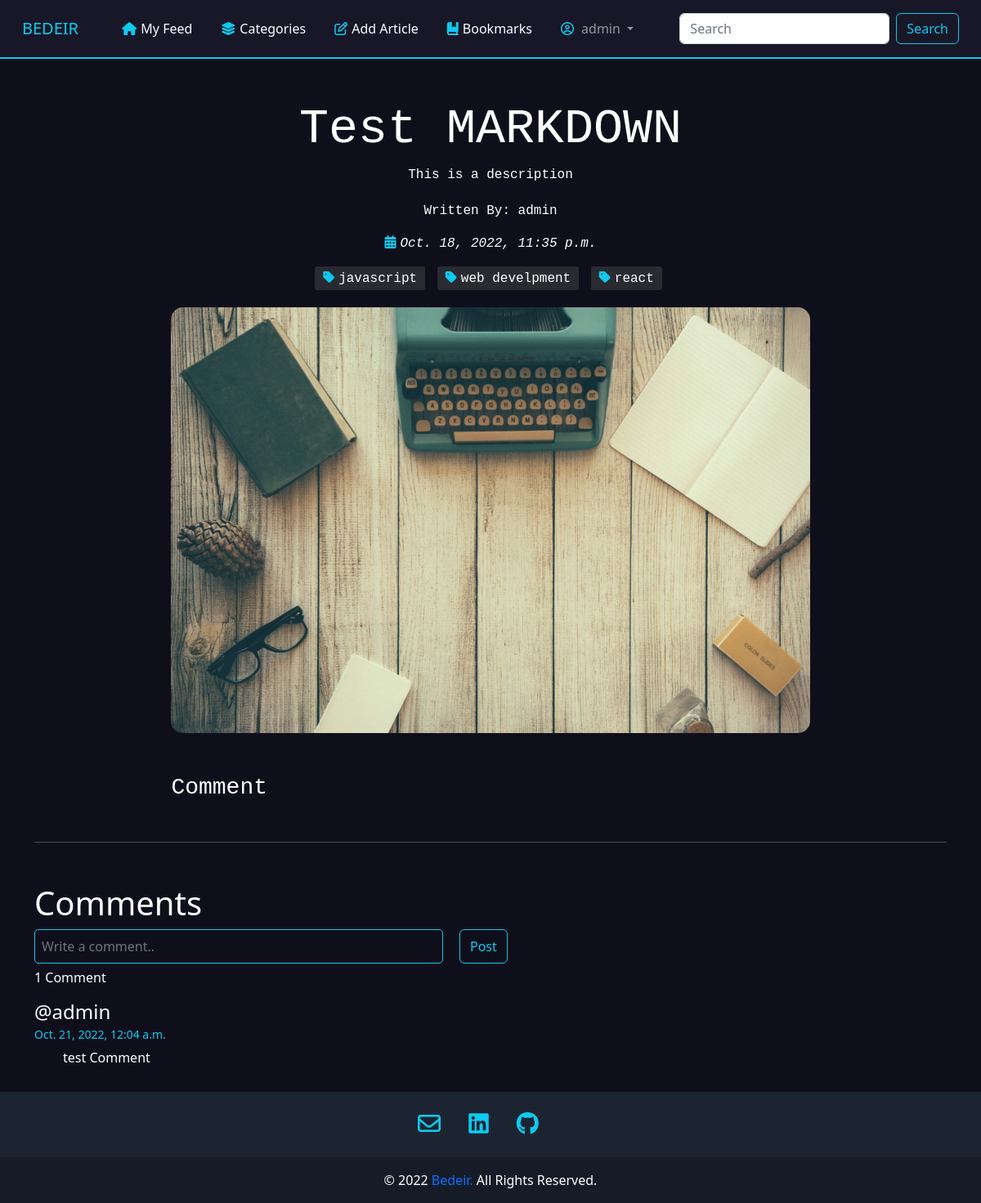
The page /articles/35 (signed in) on the database its author committed.
### blog/models.py (models this page shows, shortened)
class Article(models.Model):
  categoryList = [
        ("javascript" , "JavaScript"),
        ("web develpment" , "Web Develpment"),
        ("react" , "React"),
        ("python" , "Python"),
        ("other", "Other"),
    ]
  owner = models.ForeignKey(User, on_delete=models.CASCADE, related_name='articles')
  title = models.CharField(max_length = 200)
  desc = models.CharField(max_length = 200)
  artImage = models.ImageField(upload_to = 'art_photos', default = './images/default.jpg', null = True, blank = True)
  content = models.TextField()
  category = MultiSelectField(choices=categoryList,  max_choices=3)
  created = models.DateTimeField(default=now, editable=False)
  bookmarks = models.ManyToManyField(User, related_name='bookmarks')
  upvote = models.ManyToManyField(User, related_name='up')
  downvote = models.ManyToManyField(User, related_name='down')
  class Meta:
    ordering = ['-created']

class Comment(models.Model):
  owner = models.ForeignKey(User, on_delete=models.CASCADE, related_name='owner')
  article = models.ForeignKey(Article, on_delete=models.CASCADE, related_name = 'article')
  created = models.DateTimeField(default=now, editable=False)
  content = models.TextField(max_length = 200)
  class Meta:
    ordering = ['-created']

### blog/views.py (the view)
# urls.py: path('articles/<str:id>', views.singleArt, name='singleArt'),
def singleArt(request, id):
  art = Article.objects.get(pk= id)
  comments = Comment.objects.filter(article = art).all()
  return render(request, 'singleArt.html', {
    'post': art,
    'content': markdown2.markdown(art.content),
    'comments': comments,
  })

### blog/templates/singleArt.html (shortened to what this page needs)
{% extends './layout.html' %}
{% load static %}
{% block links %}
<link rel="stylesheet" href="{% static 'css/singleArt.css' %}" />
<link rel="stylesheet" href="{% static 'css/add.css' %}">
{% endblock links %}
{% block body %}
<div class="container art-info">
  <div class="art-header">
    <div class="title">
      <h1>{{ post.title }}</h1>
    </div>
    <div class="desc">
      {{ post.desc }}
    </div>
    <div class="about">
      <p>Written By: {{ post.owner }}</p>
      <p style="font-style:italic ;"><i class="fas fa-calendar-alt mr-2"></i>{{ post.created }}</p>
      <ul class="category">
        {% for cat in post.category %}
        <li class="item"><i class="fas fa-tag mr-2"></i>{{cat}}</li>
        {% endfor %}
      </ul>
    </div>
    <div class="image">
      {% if post.artImage %}
      <img src="{{ post.artImage.url }}" alt="article photo">
      {% else %}
      <img src="../../media/images/default.jpg" alt="article photo">
      {% endif %}
    </div>
  </div>
  <div class="art-info-content">{{content|safe}}</div>
  <hr>
</div>
<div class="comments container">
  <h1>Comments</h1>
  {% if user.is_authenticated %}
    <div class="add-comment">
      <form action="" class="input-comment">
        <div class="title-art input-comment2">
          <input type="text" placeholder="Write a comment.." class="form-control" id = "comment-content" required name="comment">
        </div>
        <input type="submit" value="Post" class="btn btn-outline-info" id="add-comment" data-comment="{{ post.id }}">
      </form>
    </div>
  {% else %}
  <div class="alert alert-info" role="alert">
    <a href="{% url 'login' %}">Login</a> to write a comment..
  </div>
  {% endif %}
  <p style = "margin-top: 5px;"><span id="comment-count">{{ comments.count }}</span> Comment</p>
  <div class="all-comments">
    {% for comment in comments %}
      <div class="one-comment">
        <div class="header-comment">
          <h4>@{{ comment.owner }}</h4>
          <small style="color: var(--bs-cyan);">{{ comment.created }}</small>
        </div>
        <div class="content">
          <p>{{ comment.content }}</p>
        </div>
      </div>
    {% empty%}
    <div id="no-comment">
      <h3> No comments right now... </h3>
    </div>
    {% endfor %}
  </div>
</div>
{% endblock body %}

### blog/templates/layout.html (shortened to what this page needs)
{% load static %}
<!DOCTYPE html>
<html lang="en">
  <head>
    <link
      href="https://cdn.jsdelivr.net/npm/bootstrap@5.2.2/dist/css/bootstrap.min.css"
      rel="stylesheet"
    />
    <link rel="stylesheet" href="{% static 'css/layout.css' %}" />
    {% block links %} {% endblock links %}
  </head>
  <body>
    <nav class="navbar navbar-expand-lg navbar-dark" style="padding: 15px">
      <div class="container-fluid">
        <a
          class="navbar-brand"
          href="{% url 'blog:index' %}"
          style="color: var(--bs-cyan)"
          >BEDEIR</a
        >
        <div class="collapse navbar-collapse" id="navbarSupportedContent">
          <ul class="navbar-nav me-auto ulNav">
            <li class="nav-item">
              <a
                class="nav-link active"
                aria-current="page"
                href="{% url 'blog:index' %}"
                ><i class="fa-solid fa-house"></i>My Feed</a
              >
            </li>
            <li class="nav-item">
              <a class="nav-link active" href="{% url 'blog:categories' %}"
                ><i class="fa-solid fa-layer-group"></i>Categories</a
              >
            </li>
            {% if user.is_authenticated %}
            <li class="nav-item">
              <a
                class="nav-link active"
                aria-current="page"
                href="{% url 'blog:add' %}"
                ><i class="fa-regular fa-pen-to-square"></i>Add Article</a
              >
            </li>
            <li class="nav-item">
              <a
                class="nav-link active"
                aria-current="page"
                href="{% url 'blog:bookmarks' %}"
                ><i class="fa-solid fa-book-bookmark"></i>Bookmarks</a
              >
            </li>
            <li class="nav-item dropdown active">
              <a
                class="nav-link dropdown-toggle"
                href="#"
                role="button"
                data-bs-toggle="dropdown"
                aria-expanded="false"
              >
                <i class="fa-regular fa-circle-user"></i> {{user}}
              </a>
            </li>
            {% endif %}
          </ul>
          <form class="d-flex" role="search" method="get" action="{% url 'blog:index' %}">
            <input
              class="form-control me-2 input-search"
              type="search"
              placeholder="Search"
              aria-label="Search"
              name="q"
            />
            <button class="btn btn-outline-info search" type="submit">
              Search
            </button>
          </form>
        </div>
      </div>
    </nav>
    <div class="blog-content1">
      {% block body %}
      {% endblock body %}
    </div>
    <div class="footer">
      <footer
        class="text-center text-lg-start text-white"
        style="background-color: #1c2331"
      >
        <section class="footer-social">
          <a href="mailto:bederahmed0@gmail.com">
            <i class="fa-regular fa-envelope"></i>
          </a>
          <a href="https://www.linkedin.com/in/ahmed-bedeir-45b0171bb/">
            <i class="fab fa-linkedin"></i>
          </a>
          <a href="https://github.com/AhmedBedeir">
            <i class="fab fa-github"></i>
          </a>
        </section>
        <div
          class="text-center p-3"
          style="background-color: rgba(0, 0, 0, 0.2)"
        >
          © <span class="thisYear"></span>
          <a
            class=""
            target="_blank"
            href="https://www.linkedin.com/in/ahmed-bedeir-45b0171bb/"
            >Bedeir.</a
          >
          All Rights Reserved.
        </div>
      </footer>
    </div>
  </body>
</html>

### blog/static/css/layout.css (style rules this page uses)
:root { --base-color: #0f0f1b; --second-color: #171727; --mid-color: #161e2e; --back-color: #bbe1fa; --primary-color: 111, 76, 255; --text-color: 256, 256, 256; }
* { padding: 0; margin: 0; box-sizing: border-box; }
.ulNav { margin-left: auto; }
li { margin-right: 19px; }
body { background-color: var(--base-color); display: flex; flex-direction: column; min-height: 100vh; }
.blog-content1 { flex: 1; }
nav { background-color: var(--second-color); border-bottom: 2px solid var(--bs-cyan); border-bottom-color: linear-gradient(to top, rgb(1 134 218), rgb(182 49 167)); }
i { color: var(--bs-cyan); margin-right: 5px; }
.footer-social { text-align: center; padding: 25px; }
.footer-social a { margin-right: 25px; }
.footer-social a i { font-size: 28px; }
footer a { text-decoration: none; }

### blog/static/css/singleArt.css (style rules this page uses)
.art-info { margin: 50px auto; color: var(--bs-white); font-family: monospace; }
.art-info .art-header img { width: 70%; border-radius: 15px; }
.art-header { text-align: center; }
.art-header .title h1 { max-width: 100%; width: 100%; font-size: 60px; }
.art-header ul { list-style: none; padding: 0; }
.art-header li { display: inline-block; background: rgba(83, 83, 83, 0.4); border-radius: 3px; padding: 2.5px 10px; margin: 0 5px 5px 0; cursor: default; user-select: none; transition: background-color 0.3s; }
.art-info-content { width: 70%; margin: 50px auto; }
.art-header .about { margin-top: 20px; }
.comments { color: var(--bs-white) !important; margin-bottom: 30px; }
.comments .header-comment { text-align: start !important; }
.comments .header-comment h4 { margin: 0; }
.one-comment { margin-top: 15px; }
.input-comment { display: flex; flex-wrap: wrap; }
.input-comment .btn { margin-left: 20px; }
.one-comment p { padding: 5px 0 0 15px; margin-left: 20px; }

### blog/static/css/add.css (style rules this page uses)
.title-art input { outline: none; border: 1px solid var(--bs-cyan); width: 500px; border-radius: 5px; color: var(--bs-white); padding: 8px; background-color: var(--base-color); }

### rows shown on the page
Article: title "Test MARKDOWN", desc "This is a description", owner "admin", created "Oct. 18, 2022, 11:35 p.m.", artImage (placeholder picture)
Comment: owner "admin", created "Oct. 21, 2022, 12:04 a.m.", content "test Comment"

### other values the page prints
{{ user }} "admin"
{{ cat }} "javascript" "web develpment" "react"
{{ content|safe }} "Comment"
{{ comments.count }} "1"
